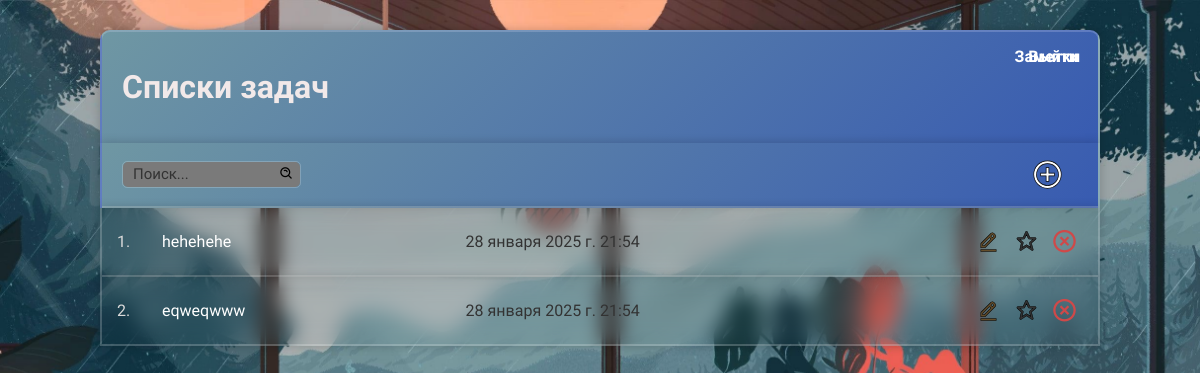
Page / (signed in) on the earlier database version.
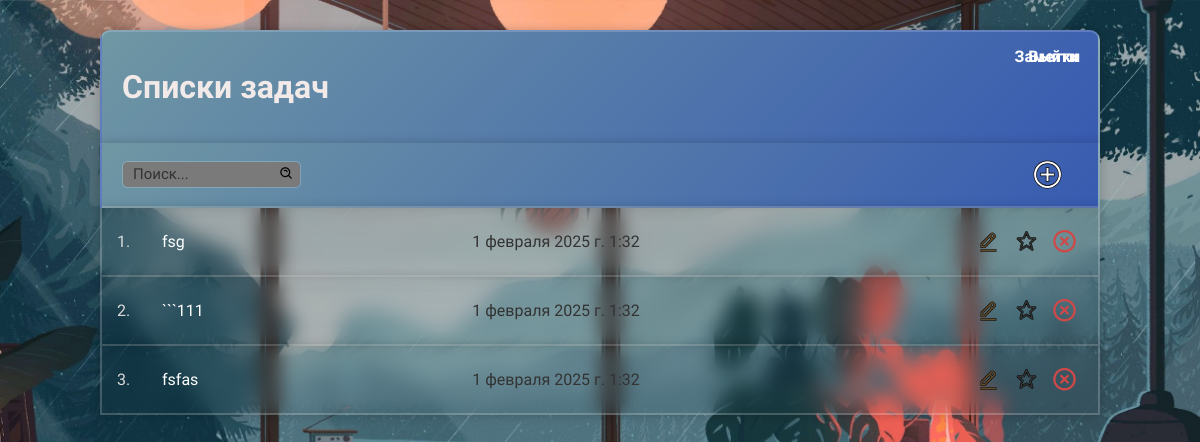
Same page on the later database version.
### main/models.py (models this page shows)
class Category(models.Model):
    name = models.CharField(max_length=100, default="")
    user = models.ForeignKey(User, on_delete=models.CASCADE, null=True, blank=True)
    important = models.BooleanField(default=False)
    created_at = models.DateTimeField(auto_now_add=True)
    updated_at = models.DateTimeField(auto_now=True)
    def __str__(self):
        return str(self.name)
    def get_absolute_url(self):
        from django.urls import reverse
        return reverse('category_tasks', args=[str(self.pk)])
    class Meta:
        verbose_name_plural = "Categories"
        ordering = ['-important']

### main/views.py (the view)
# urls.py: path('', CategoryList.as_view(), name='category-list'),
class CategoryList(LoginRequiredMixin, ListView):
    model = Category
    template_name = 'main/lists.html'
    context_object_name = 'categories'
    def get_queryset(self):
        return Category.objects.filter(user=self.request.user)
    def get_context_data(self, **kwargs):
        context = super().get_context_data(**kwargs)
        search_input = self.request.GET.get('search-area') or ''
        if search_input:
            context['categories'] = context['categories'].filter(name__startswith=search_input)
        context['search_input'] = search_input
        return context

### main/templates/main/lists.html (shortened to what this page needs)
{% load static %}
<!DOCTYPE html>
<html lang="ru">
<head>
    <link rel="stylesheet" type="text/css" href="{% static 'main/main_style.css' %}" />
    <link href='https://unpkg.com/boxicons@2.1.4/css/boxicons.min.css' rel='stylesheet'>
</head>
<body>
    <div class="header-bar">
        <div>
            <h1>Списки задач</h1>
        </div>
        <a class='zametki' href="{% url 'notes-list' %}">Заметки</a>
        {% if request.user.is_authenticated %}
        <a href="{% url 'logout' %}">Выйти</a>
        {% else %}
            <a href="{% url 'login' %}">Войти</a>
        {% endif %}
    </div>
    <div id="search-add-wrapper">
        <form class="search-form" method ="GET">
            <input class="search-area" type="text" name="search-area" value="{{ search_input }}" placeholder="Поиск...">
            <button class="button"></button>
        </form>
        <a id="add-link" href="{% url 'category-create' %}"><i class='bx bx-plus-circle'></i></a>
    </div>
    <div>
        {% for category in categories %}
            <div class="task-wrapper">
                <div class="task-title">
                    <a href="{{ category.get_absolute_url }}"><span class="counter">{{ forloop.counter }}.</span> {{ category }}</a>
                    <span class="create-date create-date-desktop">{{ category.created_at }}</span>
                </div>
                <a class="edit-link" href="{% url 'category-update' category.pk %}"><i class='bx bx-edit-alt'></i></a>
                {% if category.important %}
                    <a class="imp-butt" href="{% url 'category-important' category.pk %}"><i class='bx bxs-star'></i></a>
                {% else %}
                    <a class="inimp-butt" href="{% url 'category-important' category.pk %}"><i class='bx bx-star' ></i></a>
                {% endif %}
                <a class="delete-link" href="{% url 'category-delete' category.pk %}"><i class='bx bx-x-circle'></i></a>
            </div>
        {% endfor %}
    </div>
</body>
</html>

### static/main/main_style.css (style rules this page uses)
* { box-sizing: border-box; font-family: "Balsamiq Sans", serif; }
@media (min-width: 768px) { body { min-height: 90vh; background: url("back.jpg") no-repeat; background-size: cover; background-position: center; background-attachment: fixed; margin-left: 100px; margin-right: 100px; margin-top: 30px; overflow-y: scroll; } }
@media (min-width: 768px) { .header-bar { display: flex; justify-content: space-between; border-top: 2px solid rgb(255, 255, 255, .2); border-left: 2px solid rgb(255, 255, 255, .2); border-right: 2px solid rgb(255, 255, 255, .2); background: #6F97A3; background: linear-gradient(135deg, #6F97A3, #385BB1); box-shadow: 0 0 10px rgb(0, 0, 0, .2); color: #f2e9e9; border-top-left-radius: 10px; border-top-right-radius: 10px; padding: 15px 20px; } }
@media (min-width: 768px) { .header-bar a { color: #fff; text-decoration: none; font-weight: 600; } }
@media (min-width: 768px) { .header-bar .zametki { position: absolute; right: 10% } }
@media (min-width: 768px) { .task-wrapper { display: flex; align-items: center; justify-content: space-between; background: transparent; border-left: 2px solid rgb(255, 255, 255, .2); border-right: 2px solid rgb(255, 255, 255, .2); border-bottom: 2px solid rgb(255, 255, 255, .2); backdrop-filter: blur(10px); box-shadow: 0 0 10px rgb(0, 0, 0, .2); color: #fff; padding: 20px 20px; } }
@media (min-width: 768px) { .task-wrapper .task-title { display: flex; white-space: nowrap; } }
@media (min-width: 768px) { .task-wrapper .task-title a { text-decoration: none; color: #fff; margin-left: 40px; } }
@media (min-width: 768px) { .delete-link { text-decoration: none; font-weight: 900; color: #cf4949; font-size: 27px; line-height: 0; } }
@media (min-width: 768px) { .inimp-butt { text-decoration: none; color: #333; font-size: 23px; line-height: 0; position: absolute; right: 60px; top: 21px; -webkit-text-stroke: 0.5px black; } }
@media (min-width: 768px) { #search-add-wrapper { display: flex; justify-content: space-between; align-items: center; border-right: 2px solid rgb(255, 255, 255, .2); border-left: 2px solid rgb(255, 255, 255, .2); border-bottom: 2px solid rgb(255, 255, 255, .2); background: #6F97A3; background: linear-gradient(135deg, #6F97A3, #385BB1); box-shadow: 0 0 10px rgb(0, 0, 0, .2); color: #fff; padding: 15px 20px; } }
@media (min-width: 768px) { #search-add-wrapper .search-form { border: 1.5px solid rgb(255, 255, 255, .2); display: inline-flex; justify-content: space-between; align-items: center; line-height: 0; border-radius: 5px; } }
@media (min-width: 768px) { .search-area { border: none; width: 150px; outline: none; font-size: 15px; padding: 0 10px; background-color: #7a7a7a; height: 25px; border-top-left-radius: 5px; border-bottom-left-radius: 5px; } }
@media (min-width: 768px) { #search-add-wrapper input::placeholder { color: #333; } }
@media (min-width: 768px) { #search-add-wrapper button { border: none; height: 25px; background-color: #7a7a7a; border-top-right-radius: 5px; border-bottom-right-radius: 5px; } }
@media (min-width: 768px) { #add-link { color: #fff; text-decoration: none; font-size: 33px; -webkit-text-stroke: 0.7px black; margin-right: 14px; line-height: 0; } }
@media (min-width: 768px) { .edit-link { text-decoration: none; color: #644d2a; font-size: 23px; line-height: 0; position: absolute; right: 98px; -webkit-text-stroke: 0.5px black; } }
@media (min-width: 768px) { .create-date-desktop { visibility: visible; position: absolute; right: 46%; color: #333; } }
@media (min-width: 768px) { .counter { position: absolute; left: 1.5%; color: rgb(218, 218, 218); } }

Differences in the rows shown:
removed Category: name "hehehehe", created_at "28 января 2025 г. 21:54", important False (drawn)
removed Category: name "eqweqwww", created_at "28 января 2025 г. 21:54", important False (drawn)
added Category: name "fsg", created_at "1 февраля 2025 г. 1:32", important False (drawn)
added Category: name "```111", created_at "1 февраля 2025 г. 1:32", important False (drawn)
added Category: name "fsfas", created_at "1 февраля 2025 г. 1:32", important False (drawn)
